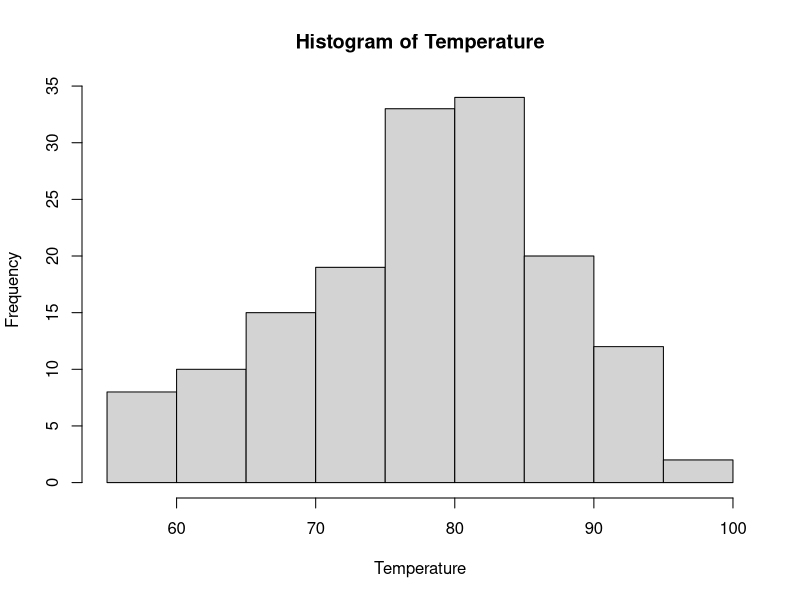
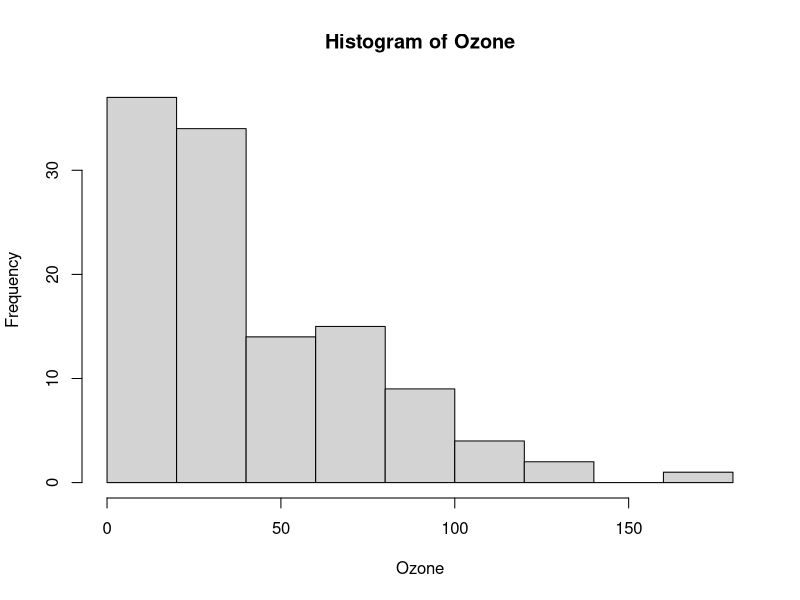
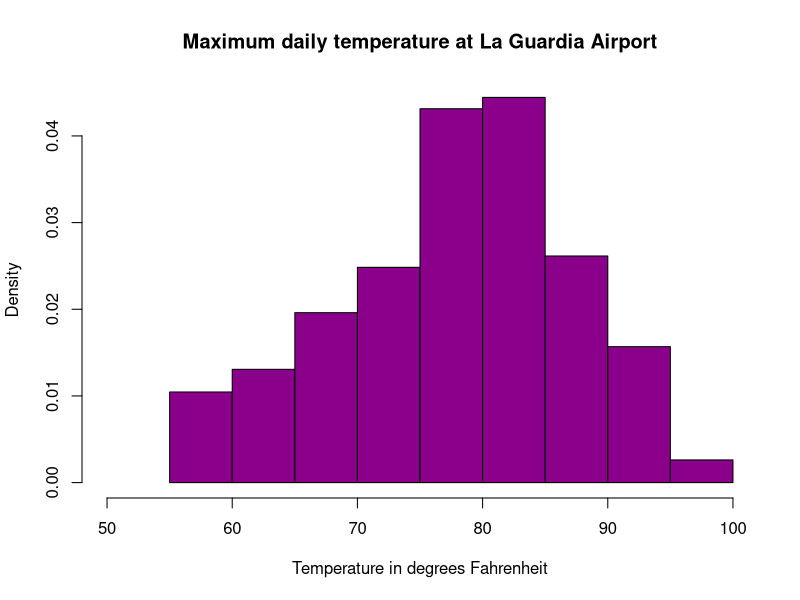
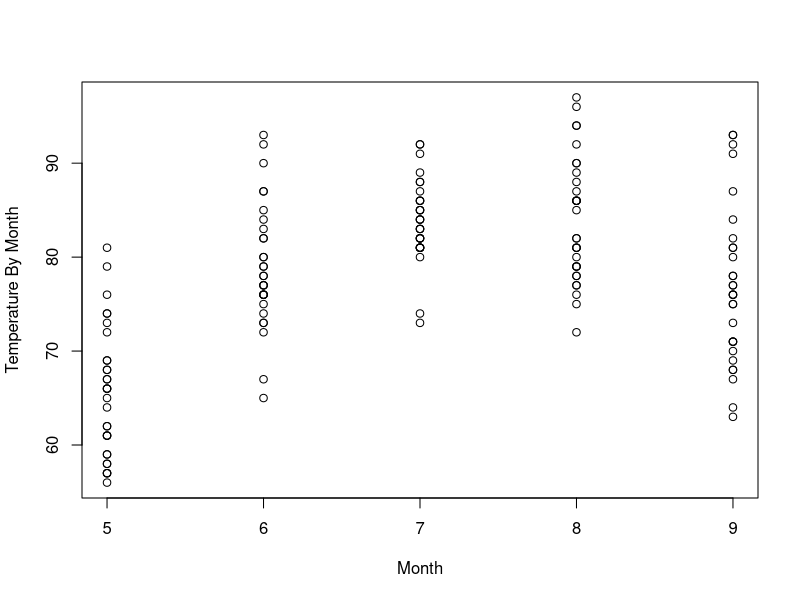

Reproduce these figures in R, in order. (Note: this script raises an error after producing the figures.)
###################################################################################
# air_hist.R - Unit 2 Live Session Homework
###################################################################################
# Note: Please reformat these to place into your RMarkdown submission document.
# You can make sure it works here, but make it easy for your grader via RMD
###################################################################################

# You are responsible for the TODOs, but the complete code here will give you
# an idea of what the data look like.  Remember, you might need some of this code 
# directly in your response file to make it work, even if it's not TODO!!

# We will be using the built-in dataset airquality which has daily air quality 
# measurements in New York from May to September 1973
str(airquality)

# Take only Temp columns
Temperature <- airquality$Temp
hist(Temperature)

Ozone <- airquality$Ozone
hist(Ozone)
# Histogram with added parameters
hist(Temperature,
     main="Maximum daily temperature at La Guardia Airport",
     xlab="Temperature in degrees Fahrenheit",
     xlim=c(50,100),
     col="darkmagenta",
     freq=FALSE
)

# TODO: Assignment 2, Q2A: Complete the following code to yield a scatterplot with x as Month and y as Temp
# You're going to customize your plot slightly.  Use the help function to assist you if needed.
# Make the x label "Month" and the y label "Temperature"
# Finally, make the title of the plot "Temperature by Month" 
plot(x=airquality$Month, y=Temperature, xlab = 'Month', ylab = 'Temperature By Month')

# TODO: Assignment 2, Q2B: Build a scatter plot with x as Temperature and y as Ozone 
# Complete the following code:
# Make the x label "Temperature" and the y label "Ozone",
# Make the title of the plot "Temperature vs Ozone"
plot()
